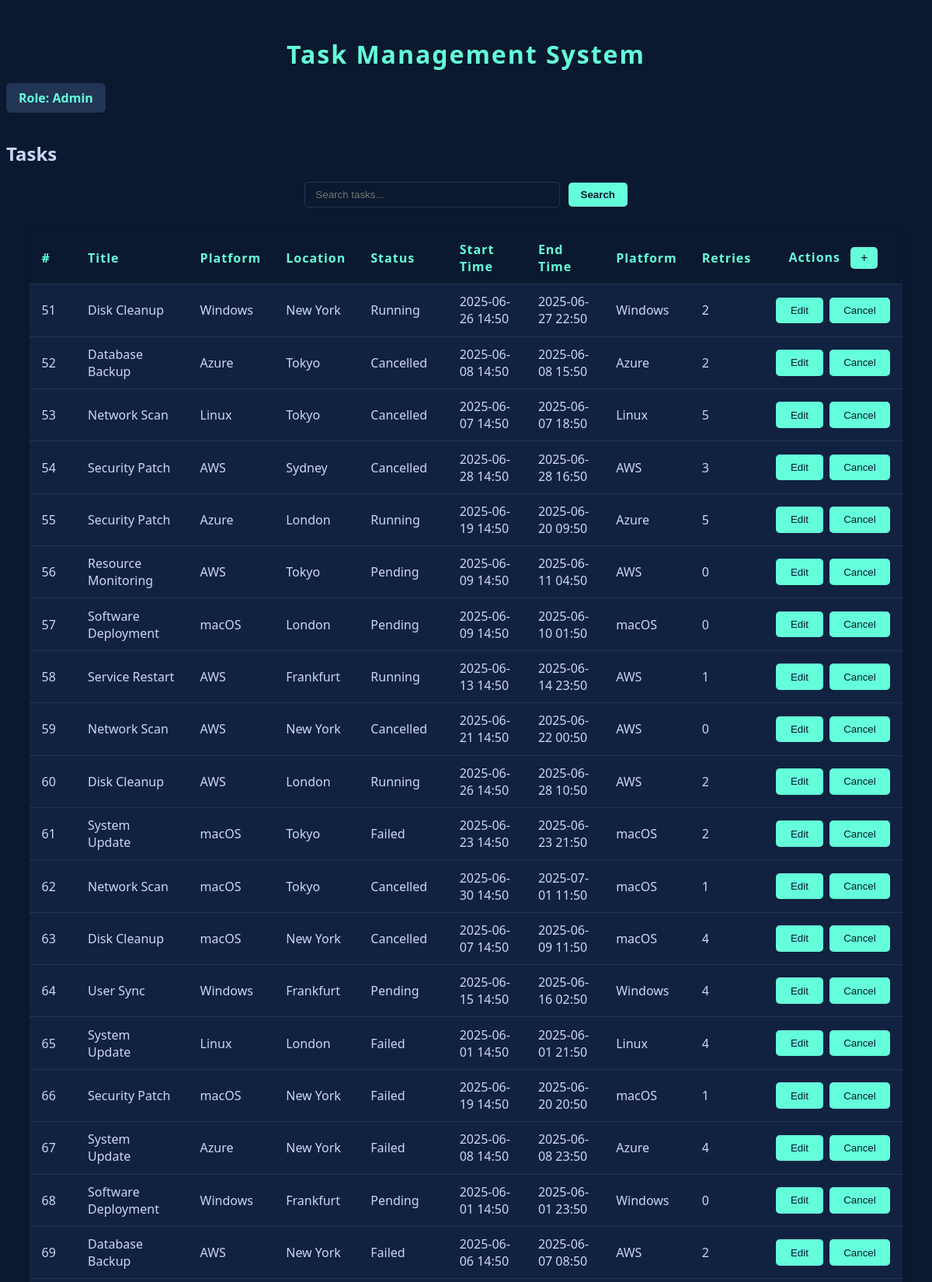
/tasks/?search=&page=2 (signed in, upper part), run on the app's committed database.
### main/models.py (models this page shows, shortened)
class Task(models.Model):
    title = models.CharField(max_length=100, default="System Update")
    platform = models.CharField(max_length=100)
    location = models.CharField(max_length=100)
    status = models.CharField(max_length=50)
    start_time = models.CharField(max_length=100)
    end_time = models.CharField(max_length=100, null=True, blank=True)
    retries = models.IntegerField(default=0)

### main/views.py (the view, shortened to what this page needs)
# urls.py: path('tasks/', views.task_list, name='task_list'),
@login_required
def task_list(request):
    search = request.GET.get('search', '').strip()
    tasks = Task.objects.all()
    paginator = Paginator(tasks, 50)
    page_number = request.GET.get('page', 1)
    page_obj = paginator.get_page(page_number)
    return render(request, 'main/task_system.html', {
        'tasks': page_obj.object_list,
        'page_obj': page_obj,
        'search': search,
    })

### main/templates/main/task_system.html (shortened to what this page needs)
<!DOCTYPE html>
<html>
<head>
</head>
<body>
    <h1 style="text-align:center; color:#64ffda; margin-top:1.5em; margin-bottom:0.5em; letter-spacing:2px;">
        Task Management System
    </h1>
    <div class="role-box">
        Role: {{ user.is_superuser|yesno:"Admin,User" }}
    </div>
    <h2>Tasks</h2>
    <form method="get" action="{% url 'task_list' %}" style="text-align:center; margin-bottom:1.5em;">
        <input
            type="text"
            name="search"
            value="{{ search|default:'' }}"
            placeholder="Search tasks..."
            style="padding:0.6em 1em; border-radius:5px; border:1px solid #233554; background:#0a192f; color:#ccd6f6; width:300px;"
            autofocus
        >
        <button type="submit" style="background:#64ffda; color:#0a192f; font-weight:600; border-radius:5px; border:none; padding:0.6em 1.2em; margin-left:0.5em;">Search</button>
    </form>
    <table>
        <thead>
            <tr>
                <th>#</th>
                <th>Title</th>
                <th>Platform</th>
                <th>Location</th>
                <th>Status</th>
                <th>Start Time</th>
                <th>End Time</th>
                <th>Platform</th>
                <th>Retries</th>
                <th style="text-align:center;">
                    Actions
                    {% if user.is_superuser %}
                        <a href="{% url 'add_task' %}" style="margin-left:0.5em;">
                            <button type="button" style="padding:0.3em 0.8em; font-size:1em;">+</button>
                        </a>
                    {% endif %}
                </th>
            </tr>
        </thead>
        <tbody id="task-table-body">
            {% for task in tasks %}
            <tr id="data-row-{{ task.id }}" class="data-row">
                <td>{{ forloop.counter0|add:page_obj.start_index }}</td>
                <td>{{ task.title }}</td>
                <td>{{ task.platform }}</td>
                <td>{{ task.location }}</td>
                <td>{{ task.status }}</td>
                <td>{{ task.start_time }}</td>
                <td>{{ task.end_time }}</td>
                <td>{{ task.platform }}</td>
                <td>{{ task.retries }}</td>
                <td>
                    <div class="action-btns">
                        {% if user.is_superuser %}
                            <button type="button" onclick="showEditForm({{ task.id }})">Edit</button>
                            <form action="{% url 'cancel_task' task.id %}" method="post" style="display:inline;" onsubmit="return confirm('Are you sure you want to cancel this task?');">
                                <button type="submit">Cancel</button>
                            </form>
                        {% else %}
                            <button disabled title="Read only">Edit</button>
                            <button disabled title="Read only">Cancel</button>
                        {% endif %}
                    </div>
                </td>
            </tr>
            {% endfor %}
        </tbody>
    </table>
</body>
</html>

### main/templates/main/task_system.html (style rules this page uses)
body { background: #0a192f; color: #ccd6f6; font-family: 'Segoe UI', Arial, sans-serif; }
table { width: 95%; margin: 2em auto; border-collapse: collapse; background: #112240; border-radius: 10px; overflow: hidden; box-shadow: 0 2px 8px rgba(10,25,47,0.3); }
th, td { padding: 0.7em 1em; border-bottom: 1px solid #233554; text-align: left; }
th { background: #0a192f; color: #64ffda; font-weight: 600; letter-spacing: 1px; }
.role-box { background: #233554; color: #64ffda; padding: 0.5em 1em; border-radius: 6px; margin-bottom: 1em; display: inline-block; font-weight: bold; }
button { background: #64ffda; color: #0a192f; border: none; padding: 0.7em 1.4em; border-radius: 5px; cursor: pointer; }
.action-btns { display: flex; gap: 0.5em; }

### data on the page
Task: title "Disk Cleanup", platform "Windows", location "New York", status "Running", start_time "2025-06-26 14:50", end_time "2025-06-27 22:50", retries "2"
Task: title "Database Backup", platform "Azure", location "Tokyo", status "Cancelled", start_time "2025-06-08 14:50", end_time "2025-06-08 15:50", retries "2"
Task: title "Network Scan", platform "Linux", location "Tokyo", status "Cancelled", start_time "2025-06-07 14:50", end_time "2025-06-07 18:50", retries "5"
Task: title "Security Patch", platform "AWS", location "Sydney", status "Cancelled", start_time "2025-06-28 14:50", end_time "2025-06-28 16:50", retries "3"
Task: title "Security Patch", platform "Azure", location "London", status "Running", start_time "2025-06-19 14:50", end_time "2025-06-20 09:50", retries "5"
Task: title "Resource Monitoring", platform "AWS", location "Tokyo", status "Pending", start_time "2025-06-09 14:50", end_time "2025-06-11 04:50", retries "0"
Task: title "Software Deployment", platform "macOS", location "London", status "Pending", start_time "2025-06-09 14:50", end_time "2025-06-10 01:50", retries "0"
Task: title "Service Restart", platform "AWS", location "Frankfurt", status "Running", start_time "2025-06-13 14:50", end_time "2025-06-14 23:50", retries "1"
Task: title "Network Scan", platform "AWS", location "New York", status "Cancelled", start_time "2025-06-21 14:50", end_time "2025-06-22 00:50", retries "0"
Task: title "Disk Cleanup", platform "AWS", location "London", status "Running", start_time "2025-06-26 14:50", end_time "2025-06-28 10:50", retries "2"
Task: title "System Update", platform "macOS", location "Tokyo", status "Failed", start_time "2025-06-23 14:50", end_time "2025-06-23 21:50", retries "2"
Task: title "Network Scan", platform "macOS", location "Tokyo", status "Cancelled", start_time "2025-06-30 14:50", end_time "2025-07-01 11:50", retries "1"
Task: title "Disk Cleanup", platform "macOS", location "New York", status "Cancelled", start_time "2025-06-07 14:50", end_time "2025-06-09 11:50", retries "4"
Task: title "User Sync", platform "Windows", location "Frankfurt", status "Pending", start_time "2025-06-15 14:50", end_time "2025-06-16 02:50", retries "4"
Task: title "System Update", platform "Linux", location "London", status "Failed", start_time "2025-06-01 14:50", end_time "2025-06-01 21:50", retries "4"
Task: title "Security Patch", platform "macOS", location "New York", status "Failed", start_time "2025-06-19 14:50", end_time "2025-06-20 20:50", retries "1"
Task: title "System Update", platform "Azure", location "New York", status "Failed", start_time "2025-06-08 14:50", end_time "2025-06-08 23:50", retries "4"
Task: title "Software Deployment", platform "Windows", location "Frankfurt", status "Pending", start_time "2025-06-01 14:50", end_time "2025-06-01 23:50", retries "0"
Task: title "Database Backup", platform "AWS", location "New York", status "Failed", start_time "2025-06-06 14:50", end_time "2025-06-07 08:50", retries "2"

### other printed values
{{ user.is_superuser|yesno:"Admin,User" }} "Admin"
